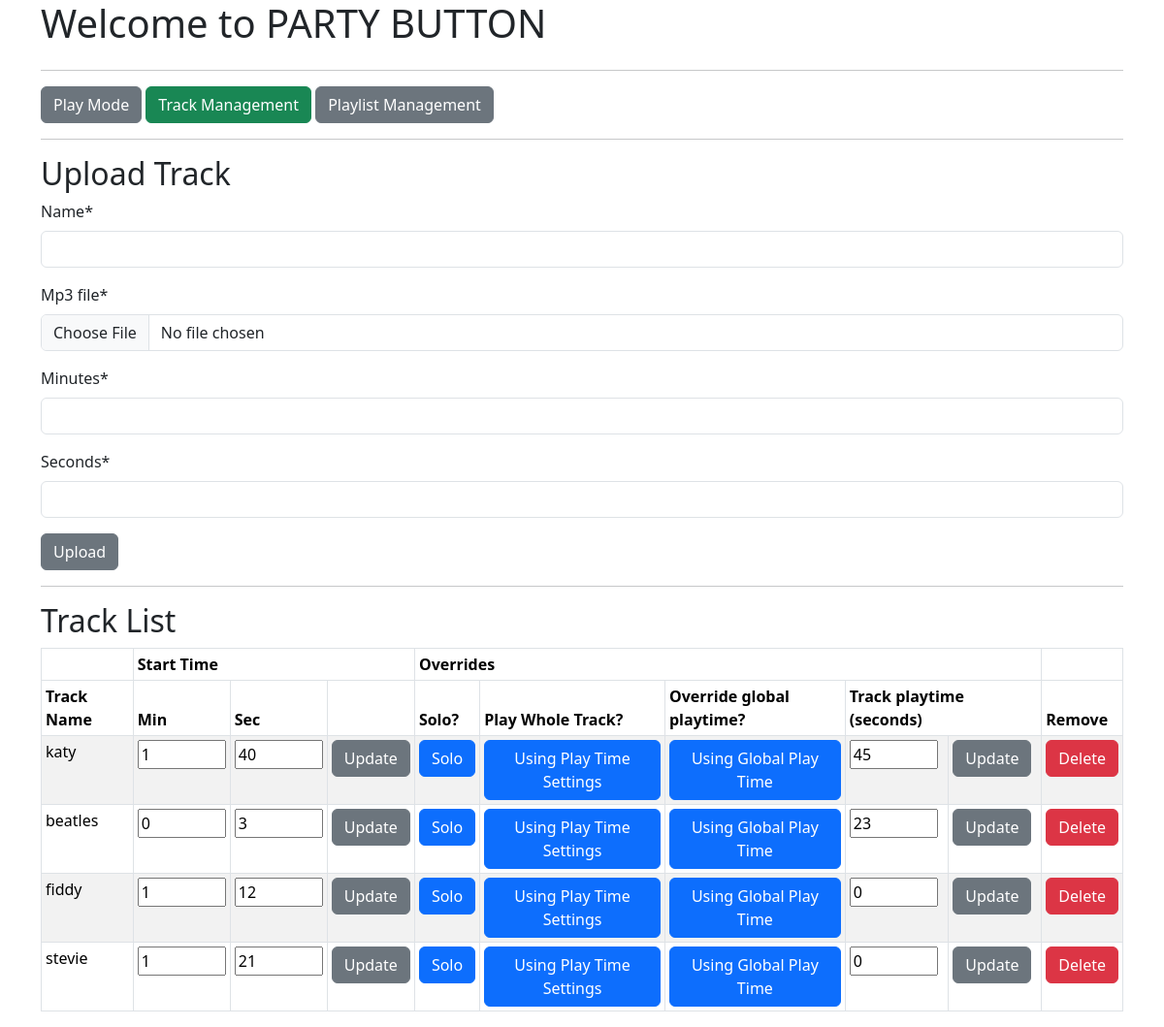
/tracks/, run on the app's committed database.
### mp3_manager/models.py (models this page shows, shortened)
class Track(models.Model):
    name = models.CharField(max_length=200, blank=False, null=False)
    mp3_file = models.FileField(upload_to="uploads", blank=False, null=False)
    mp3_length = models.IntegerField(blank=True, null=True)
    minutes = models.IntegerField(blank=False, null=False, validators=[MinValueValidator(0),
                                                                       MaxValueValidator(600)])
    seconds = models.IntegerField(blank=False, null=False, validators=[MinValueValidator(0),
                                                                       MaxValueValidator(60)])
    solo = models.BooleanField(blank=False, null=False, default=False)
    play_full = models.BooleanField(blank=False, null=False,
                                    default=False)
    override_playtime = models.BooleanField(blank=False, null=False,
                                            default=False)
    playtime_seconds = models.IntegerField(blank=False, null=False,
                                           default=0,
                                           validators=[MinValueValidator(0),
                                                       MaxValueValidator(600)])
    playlists = models.ManyToManyField(Playlist)

### mp3_manager/views.py (the view, shortened to what this page needs)
# urls.py: path("tracks/", views.TrackManagement.as_view(), name="tracks"),
class TrackManagement(generic.ListView, FormMixin):
    form_class = TrackForm
    template_name = "mp3_manager/track.html"
    context_object_name = "tracks_list"
    model = Track
    def get(self, request):
        tracks_list = None
        print("Getting Track List")
        tracks_list = self.get_queryset()
        return render(request, self.template_name,
                      {"tracks_list": tracks_list,
                       "form": TrackForm(),
                       "trackplaytime": TrackPlaytimeForm()})

### mp3_manager/form.py
class TrackForm(ModelForm):
    class Meta:
        model = Track
        fields = ["name", "mp3_file", "minutes", "seconds"]

class TrackPlaytimeForm(ModelForm):
    playtime_seconds = forms.IntegerField(
        label='',
    )
    class Meta:
        model = Track
        fields = ["playtime_seconds"]
        exclude = ["name", "mp3_file", "minutes", "seconds"]

### mp3_manager/templates/mp3_manager/track.html (shortened to what this page needs)
{% extends "./base.html" %}
{% load crispy_forms_tags %}
{% block content %}
<div class="row">
  <div class="col">
    <a href="/"><button type="button" class="btn btn-secondary">Play Mode</button></a>&nbsp;<a  href="/tracks"><button type="button" class="btn btn-success">Track Management</button></a>&nbsp;<a href="/playlists"><button type="button" class="btn btn-secondary">Playlist Management</button></a>
  </div>
</div>
<hr>
<div class="row">
    <div class="col">
    <h2>Upload Track</h2>
        <form id="track_form" name="track_form" action={% url 'mp3_manager:tracks' %} method="post" enctype="multipart/form-data">
        {{ form|crispy }}
        <input class="btn btn-secondary" type="submit" form="track_form" value="Upload" id="track_upload" name="track_upload"></input>
        </form>
    </div>
</div>
<hr />
<div class="row">
    <div class="col">
    <h2>Track List</h2>
    {% if tracks_list %}
        <table class="table table-striped table-bordered table-sm" cellspacing="0" width="100%">
            <thead><tr><th></th><th colspan="3">Start Time</th><th colspan="5">Overrides</th><th></th></tr>
            <tr><th>Track Name</th><th>Min</th><th>Sec</th><th></th><th>Solo?</th><th>Play Whole Track?</th><th>Override global playtime?</th><th colspan="2">Track playtime (seconds)</th></th><th>Remove</th></tr></thead>
            <tbody>
              {% for track in tracks_list %}
              <tr>
                  <td>{{ track.name }}</td>
                  <form id="trackstart_form_{{ track.pk }}" id="trackstart_update_{{ track.pk }}" action={% url 'mp3_manager:tracks' %} method="post" enctype="multipart/form-data">
                  <td>
                    <input size="4" type="textarea" id="minutes" name="minutes" value={{ track.minutes }}>
                  </td>
                  <td>
                    <input size="4" type="textarea" id="seconds" name="seconds" value={{ track.seconds }}>
                  </td>
                  <td>
                    <input class="btn btn-secondary" type="submit" form="trackstart_form_{{ track.pk }}" value="Update" name="trackstart_update_{{ track.pk }}"></td>
                </form>
                  <td>
                      {% if track.solo == True %}
                        <a href="{% url 'mp3_manager:solo_track' pk=track.pk %}"><button type="button" class="btn btn-success">Solo</button></a>
                      {% else %}
                        <a href="{% url 'mp3_manager:solo_track' pk=track.pk %}"><button type="button" class="btn btn-primary">Solo</button></a>
                      {% endif %}
                  </td>
                  <td>
                    {% if track.play_full == True %}
                      <a href="{% url 'mp3_manager:play_full' pk=track.pk %}"><button type="button" class="btn btn-success">Using Whole Track</button></a>
                    {% else %}
                      <a href="{% url 'mp3_manager:play_full' pk=track.pk %}"><button type="button" class="btn btn-primary">Using Play Time Settings</button></a>
                    {% endif %}
                  </td>
                  <td>
                    {% if track.override_playtime == True %}
                      <a href="{% url 'mp3_manager:override' pk=track.pk %}"><button type="button" class="btn btn-success">Using Track's Playtime</button></a>
                    {% else %}
                      <a href="{% url 'mp3_manager:override' pk=track.pk %}"><button type="button" class="btn btn-primary">Using Global Play Time</button></a>
                    {% endif %}
                  </td>
                  <form id="trackplaytime_form_{{ track.pk }}" id="trackplaytime_update_{{ track.pk }}" action={% url 'mp3_manager:tracks' %} method="post" enctype="multipart/form-data">
                  <td>
                      <input size="4" type="textarea" id="playtime_seconds" name="playtime_seconds" value={{ track.playtime_seconds }}>
                  </td>
                  <td>
                      <input class="btn btn-secondary" type="submit" form="trackplaytime_form_{{ track.pk }}" value="Update" name="trackplaytime_update_{{ track.pk }}">
                  </td>
                  </form>
                  <td><a href="{% url 'mp3_manager:delete_track' pk=track.pk %}"><button type="button" class="btn btn-danger">Delete</button></a></td></tr>
            {% endfor %}
            </tbody>
        </table>
    {% else %}
      <p><h2>No tracks available.</h2></p>
    {% endif %}
    </div>
</div>
{% endblock %}

### mp3_manager/static/css/style.css (style rules this page uses)
h2 { color: maroon; }
a:link { color: white; text-decoration: none; }

### data on the page
Track: name "katy", minutes "1", seconds "40", solo "Solo", play_full "Using Play Time Settings", override_playtime "Using Global Play Time", playtime_seconds "45"
Track: name "beatles", minutes "0", seconds "3", solo "Solo", play_full "Using Play Time Settings", override_playtime "Using Global Play Time", playtime_seconds "23"
Track: name "fiddy", minutes "1", seconds "12", solo "Solo", play_full "Using Play Time Settings", override_playtime "Using Global Play Time", playtime_seconds "0"
Track: name "stevie", minutes "1", seconds "21", solo "Solo", play_full "Using Play Time Settings", override_playtime "Using Global Play Time", playtime_seconds "0"
